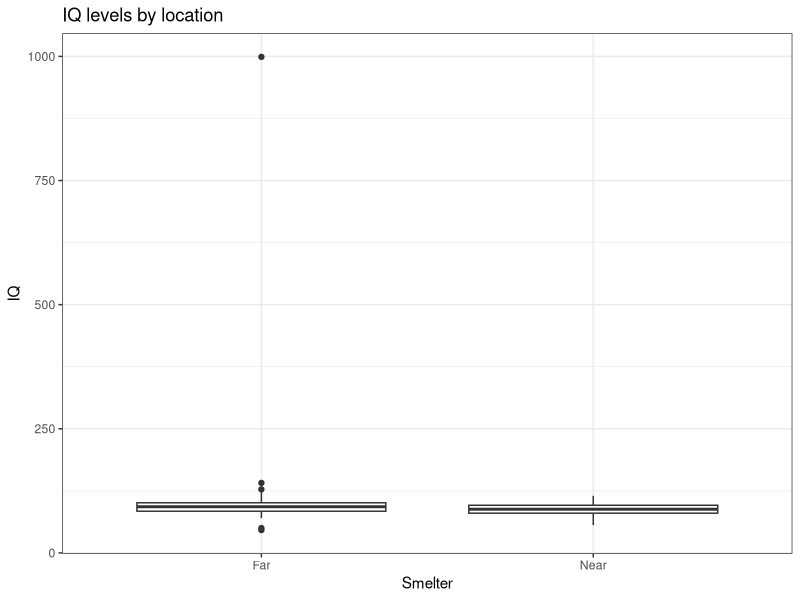

Generate this figure with R:
## ---- chunk 1
knitr::opts_chunk$set(echo = TRUE)
options(knitr.table.format = "simple")
#rmarkdown::render("Code/Sarkar_Project_01.Rmd", output_file = "../Reports/Sarkar_Project_01.pdf")
library(utils)
library(ggplot2)
library(tidyverse)
## ---- chunk 2
datatab <- read.csv("../DataRaw/lead-iq-01.csv")
ggplot(datatab, aes(Smelter, IQ)) +
  geom_boxplot() +
  theme_bw() +
  ggtitle("IQ levels by location")
## ---- chunk 3
knitr::kable(datatab[c(1:8, 68:76), ], 
             caption = "A few rows for each location status",
             booktabs = TRUE)
## ---- chunk 4
mean_df <- datatab %>%
  group_by(Smelter) %>%
  summarise(mean = mean(IQ))
